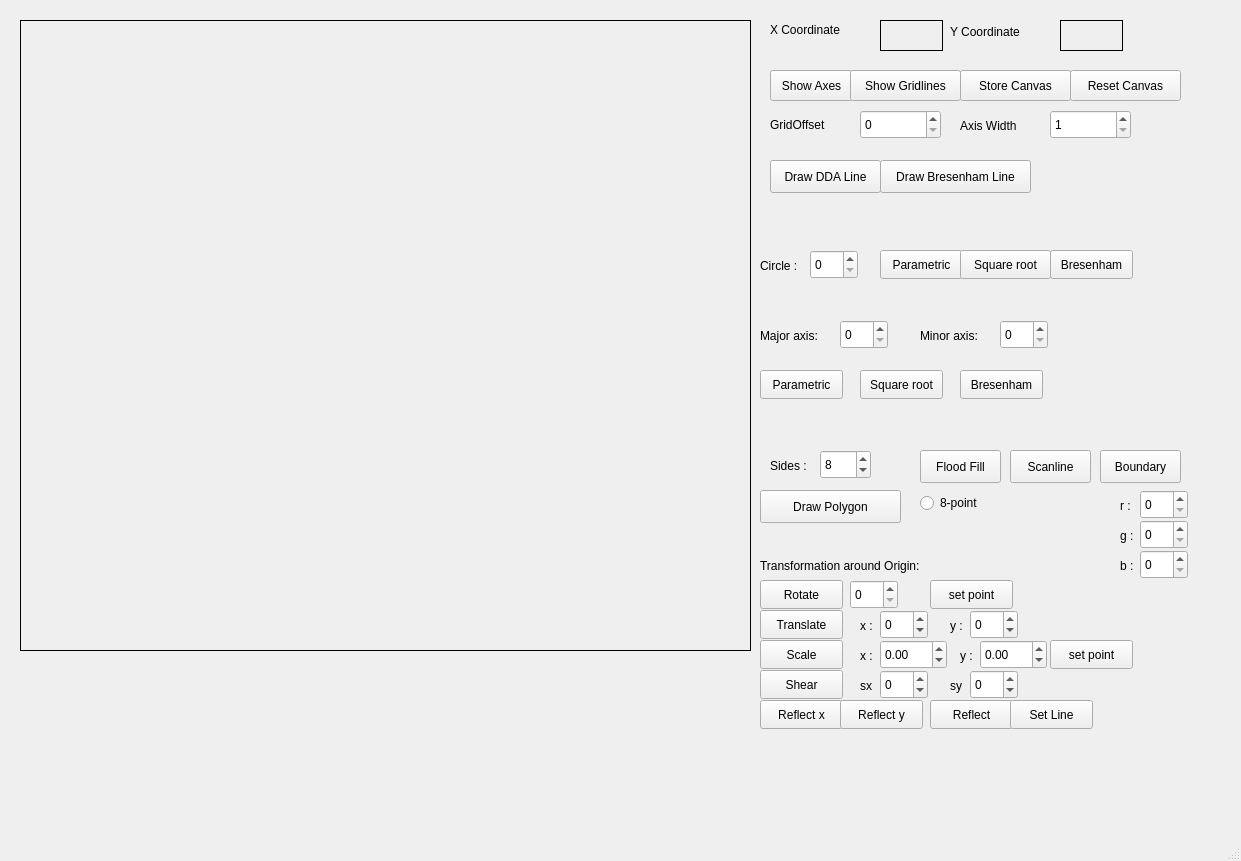
<?xml version="1.0" encoding="UTF-8"?>
<ui version="4.0">
 <class>MainWindow</class>
 <widget class="QMainWindow" name="MainWindow">
  <property name="geometry">
   <rect>
    <x>0</x>
    <y>0</y>
    <width>1241</width>
    <height>861</height>
   </rect>
  </property>
  <property name="windowTitle">
   <string>MainWindow</string>
  </property>
  <widget class="QWidget" name="centralwidget">
   <widget class="QLabel" name="workArea">
    <property name="geometry">
     <rect>
      <x>20</x>
      <y>20</y>
      <width>731</width>
      <height>631</height>
     </rect>
    </property>
    <property name="frameShape">
     <enum>QFrame::Shape::Box</enum>
    </property>
    <property name="text">
     <string/>
    </property>
   </widget>
   <widget class="QLabel" name="label">
    <property name="geometry">
     <rect>
      <x>770</x>
      <y>20</y>
      <width>91</width>
      <height>20</height>
     </rect>
    </property>
    <property name="text">
     <string>X Coordinate</string>
    </property>
   </widget>
   <widget class="QLabel" name="label_2">
    <property name="geometry">
     <rect>
      <x>950</x>
      <y>21</y>
      <width>91</width>
      <height>21</height>
     </rect>
    </property>
    <property name="text">
     <string>Y Coordinate</string>
    </property>
   </widget>
   <widget class="QLabel" name="x_coordinate">
    <property name="geometry">
     <rect>
      <x>880</x>
      <y>20</y>
      <width>63</width>
      <height>31</height>
     </rect>
    </property>
    <property name="frameShape">
     <enum>QFrame::Shape::Box</enum>
    </property>
    <property name="text">
     <string/>
    </property>
   </widget>
   <widget class="QLabel" name="y_coordinate">
    <property name="geometry">
     <rect>
      <x>1060</x>
      <y>20</y>
      <width>63</width>
      <height>31</height>
     </rect>
    </property>
    <property name="frameShape">
     <enum>QFrame::Shape::Box</enum>
    </property>
    <property name="text">
     <string/>
    </property>
   </widget>
   <widget class="QPushButton" name="showAxis">
    <property name="geometry">
     <rect>
      <x>770</x>
      <y>70</y>
      <width>83</width>
      <height>31</height>
     </rect>
    </property>
    <property name="text">
     <string>Show Axes</string>
    </property>
   </widget>
   <widget class="QPushButton" name="gridlines">
    <property name="geometry">
     <rect>
      <x>850</x>
      <y>70</y>
      <width>111</width>
      <height>31</height>
     </rect>
    </property>
    <property name="text">
     <string>Show Gridlines</string>
    </property>
   </widget>
   <widget class="QSpinBox" name="gridOffset">
    <property name="geometry">
     <rect>
      <x>860</x>
      <y>110</y>
      <width>81</width>
      <height>29</height>
     </rect>
    </property>
    <property name="minimum">
     <number>0</number>
    </property>
    <property name="singleStep">
     <number>10</number>
    </property>
   </widget>
   <widget class="QSpinBox" name="axisWidth">
    <property name="geometry">
     <rect>
      <x>1050</x>
      <y>110</y>
      <width>81</width>
      <height>29</height>
     </rect>
    </property>
    <property name="minimum">
     <number>1</number>
    </property>
   </widget>
   <widget class="QLabel" name="label_3">
    <property name="geometry">
     <rect>
      <x>770</x>
      <y>109</y>
      <width>81</width>
      <height>31</height>
     </rect>
    </property>
    <property name="text">
     <string>GridOffset</string>
    </property>
   </widget>
   <widget class="QLabel" name="label_4">
    <property name="geometry">
     <rect>
      <x>960</x>
      <y>110</y>
      <width>81</width>
      <height>31</height>
     </rect>
    </property>
    <property name="text">
     <string>Axis Width</string>
    </property>
   </widget>
   <widget class="QPushButton" name="DDADraw">
    <property name="geometry">
     <rect>
      <x>770</x>
      <y>160</y>
      <width>111</width>
      <height>33</height>
     </rect>
    </property>
    <property name="text">
     <string>Draw DDA Line</string>
    </property>
   </widget>
   <widget class="QPushButton" name="store">
    <property name="geometry">
     <rect>
      <x>960</x>
      <y>70</y>
      <width>111</width>
      <height>31</height>
     </rect>
    </property>
    <property name="text">
     <string>Store Canvas</string>
    </property>
   </widget>
   <widget class="QPushButton" name="reset">
    <property name="geometry">
     <rect>
      <x>1070</x>
      <y>70</y>
      <width>111</width>
      <height>31</height>
     </rect>
    </property>
    <property name="text">
     <string>Reset Canvas</string>
    </property>
   </widget>
   <widget class="QPushButton" name="pushButton">
    <property name="geometry">
     <rect>
      <x>880</x>
      <y>160</y>
      <width>151</width>
      <height>33</height>
     </rect>
    </property>
    <property name="text">
     <string>Draw Bresenham Line</string>
    </property>
   </widget>
   <widget class="QLabel" name="DDA_TIME">
    <property name="geometry">
     <rect>
      <x>770</x>
      <y>200</y>
      <width>111</width>
      <height>31</height>
     </rect>
    </property>
    <property name="text">
     <string/>
    </property>
   </widget>
   <widget class="QLabel" name="Bresenham_TIME">
    <property name="geometry">
     <rect>
      <x>880</x>
      <y>200</y>
      <width>151</width>
      <height>31</height>
     </rect>
    </property>
    <property name="text">
     <string/>
    </property>
   </widget>
   <widget class="QLabel" name="y_coordinate_2">
    <property name="geometry">
     <rect>
      <x>760</x>
      <y>250</y>
      <width>63</width>
      <height>31</height>
     </rect>
    </property>
    <property name="frameShape">
     <enum>QFrame::Shape::NoFrame</enum>
    </property>
    <property name="text">
     <string>Circle : </string>
    </property>
   </widget>
   <widget class="QSpinBox" name="radius">
    <property name="geometry">
     <rect>
      <x>810</x>
      <y>250</y>
      <width>48</width>
      <height>29</height>
     </rect>
    </property>
   </widget>
   <widget class="QPushButton" name="parametric">
    <property name="geometry">
     <rect>
      <x>880</x>
      <y>250</y>
      <width>83</width>
      <height>29</height>
     </rect>
    </property>
    <property name="text">
     <string>Parametric</string>
    </property>
   </widget>
   <widget class="QPushButton" name="sqrt_btn">
    <property name="geometry">
     <rect>
      <x>960</x>
      <y>250</y>
      <width>91</width>
      <height>29</height>
     </rect>
    </property>
    <property name="text">
     <string>Square root</string>
    </property>
   </widget>
   <widget class="QPushButton" name="bresenham_circle">
    <property name="geometry">
     <rect>
      <x>1050</x>
      <y>250</y>
      <width>83</width>
      <height>29</height>
     </rect>
    </property>
    <property name="text">
     <string>Bresenham</string>
    </property>
   </widget>
   <widget class="QSpinBox" name="major_axis">
    <property name="geometry">
     <rect>
      <x>840</x>
      <y>320</y>
      <width>48</width>
      <height>29</height>
     </rect>
    </property>
   </widget>
   <widget class="QLabel" name="y_coordinate_3">
    <property name="geometry">
     <rect>
      <x>760</x>
      <y>320</y>
      <width>81</width>
      <height>31</height>
     </rect>
    </property>
    <property name="frameShape">
     <enum>QFrame::Shape::NoFrame</enum>
    </property>
    <property name="text">
     <string>Major axis:</string>
    </property>
   </widget>
   <widget class="QLabel" name="y_coordinate_4">
    <property name="geometry">
     <rect>
      <x>920</x>
      <y>320</y>
      <width>81</width>
      <height>31</height>
     </rect>
    </property>
    <property name="frameShape">
     <enum>QFrame::Shape::NoFrame</enum>
    </property>
    <property name="text">
     <string>Minor axis:</string>
    </property>
   </widget>
   <widget class="QSpinBox" name="minoraxis">
    <property name="geometry">
     <rect>
      <x>1000</x>
      <y>320</y>
      <width>48</width>
      <height>29</height>
     </rect>
    </property>
   </widget>
   <widget class="QPushButton" name="e_parametric">
    <property name="geometry">
     <rect>
      <x>760</x>
      <y>370</y>
      <width>83</width>
      <height>29</height>
     </rect>
    </property>
    <property name="text">
     <string>Parametric</string>
    </property>
   </widget>
   <widget class="QPushButton" name="e_sqrt">
    <property name="geometry">
     <rect>
      <x>860</x>
      <y>370</y>
      <width>83</width>
      <height>29</height>
     </rect>
    </property>
    <property name="text">
     <string>Square root</string>
    </property>
   </widget>
   <widget class="QPushButton" name="e_bresenham">
    <property name="geometry">
     <rect>
      <x>960</x>
      <y>370</y>
      <width>83</width>
      <height>29</height>
     </rect>
    </property>
    <property name="text">
     <string>Bresenham</string>
    </property>
   </widget>
   <widget class="QLabel" name="c_sqrt_time">
    <property name="geometry">
     <rect>
      <x>960</x>
      <y>290</y>
      <width>91</width>
      <height>21</height>
     </rect>
    </property>
    <property name="text">
     <string/>
    </property>
   </widget>
   <widget class="QLabel" name="c_para_time">
    <property name="geometry">
     <rect>
      <x>870</x>
      <y>290</y>
      <width>91</width>
      <height>21</height>
     </rect>
    </property>
    <property name="text">
     <string/>
    </property>
   </widget>
   <widget class="QLabel" name="c_bres_time">
    <property name="geometry">
     <rect>
      <x>1060</x>
      <y>290</y>
      <width>91</width>
      <height>21</height>
     </rect>
    </property>
    <property name="text">
     <string/>
    </property>
   </widget>
   <widget class="QLabel" name="e_para_time">
    <property name="geometry">
     <rect>
      <x>760</x>
      <y>410</y>
      <width>91</width>
      <height>21</height>
     </rect>
    </property>
    <property name="text">
     <string/>
    </property>
   </widget>
   <widget class="QLabel" name="e_sqrt_time">
    <property name="geometry">
     <rect>
      <x>860</x>
      <y>410</y>
      <width>91</width>
      <height>21</height>
     </rect>
    </property>
    <property name="text">
     <string/>
    </property>
   </widget>
   <widget class="QLabel" name="e_bre_time">
    <property name="geometry">
     <rect>
      <x>960</x>
      <y>410</y>
      <width>91</width>
      <height>21</height>
     </rect>
    </property>
    <property name="text">
     <string/>
    </property>
   </widget>
   <widget class="QSpinBox" name="noOfSides">
    <property name="geometry">
     <rect>
      <x>820</x>
      <y>450</y>
      <width>51</width>
      <height>29</height>
     </rect>
    </property>
    <property name="value">
     <number>8</number>
    </property>
   </widget>
   <widget class="QLabel" name="y_coordinate_5">
    <property name="geometry">
     <rect>
      <x>770</x>
      <y>450</y>
      <width>41</width>
      <height>31</height>
     </rect>
    </property>
    <property name="frameShape">
     <enum>QFrame::Shape::NoFrame</enum>
    </property>
    <property name="text">
     <string>Sides : </string>
    </property>
   </widget>
   <widget class="QPushButton" name="DrawPoly">
    <property name="geometry">
     <rect>
      <x>760</x>
      <y>490</y>
      <width>141</width>
      <height>33</height>
     </rect>
    </property>
    <property name="text">
     <string>Draw Polygon</string>
    </property>
   </widget>
   <widget class="QPushButton" name="fillP">
    <property name="geometry">
     <rect>
      <x>920</x>
      <y>450</y>
      <width>81</width>
      <height>33</height>
     </rect>
    </property>
    <property name="text">
     <string>Flood Fill</string>
    </property>
   </widget>
   <widget class="QPushButton" name="scanlineP">
    <property name="geometry">
     <rect>
      <x>1010</x>
      <y>450</y>
      <width>81</width>
      <height>33</height>
     </rect>
    </property>
    <property name="text">
     <string>Scanline</string>
    </property>
   </widget>
   <widget class="QLabel" name="ff_time">
    <property name="geometry">
     <rect>
      <x>920</x>
      <y>520</y>
      <width>91</width>
      <height>21</height>
     </rect>
    </property>
    <property name="text">
     <string/>
    </property>
   </widget>
   <widget class="QLabel" name="sf_time">
    <property name="geometry">
     <rect>
      <x>1010</x>
      <y>490</y>
      <width>91</width>
      <height>21</height>
     </rect>
    </property>
    <property name="text">
     <string/>
    </property>
   </widget>
   <widget class="QPushButton" name="bFill">
    <property name="geometry">
     <rect>
      <x>1100</x>
      <y>450</y>
      <width>81</width>
      <height>33</height>
     </rect>
    </property>
    <property name="text">
     <string>Boundary</string>
    </property>
   </widget>
   <widget class="QSpinBox" name="r">
    <property name="geometry">
     <rect>
      <x>1140</x>
      <y>490</y>
      <width>48</width>
      <height>29</height>
     </rect>
    </property>
    <property name="maximum">
     <number>255</number>
    </property>
   </widget>
   <widget class="QSpinBox" name="g">
    <property name="geometry">
     <rect>
      <x>1140</x>
      <y>520</y>
      <width>48</width>
      <height>29</height>
     </rect>
    </property>
    <property name="maximum">
     <number>255</number>
    </property>
   </widget>
   <widget class="QSpinBox" name="b">
    <property name="geometry">
     <rect>
      <x>1140</x>
      <y>550</y>
      <width>48</width>
      <height>29</height>
     </rect>
    </property>
    <property name="maximum">
     <number>255</number>
    </property>
   </widget>
   <widget class="QLabel" name="r_value">
    <property name="geometry">
     <rect>
      <x>1120</x>
      <y>490</y>
      <width>16</width>
      <height>31</height>
     </rect>
    </property>
    <property name="frameShape">
     <enum>QFrame::Shape::NoFrame</enum>
    </property>
    <property name="text">
     <string>r :</string>
    </property>
   </widget>
   <widget class="QLabel" name="r_value_2">
    <property name="geometry">
     <rect>
      <x>1120</x>
      <y>550</y>
      <width>16</width>
      <height>31</height>
     </rect>
    </property>
    <property name="frameShape">
     <enum>QFrame::Shape::NoFrame</enum>
    </property>
    <property name="text">
     <string>b :</string>
    </property>
   </widget>
   <widget class="QLabel" name="r_value_3">
    <property name="geometry">
     <rect>
      <x>1120</x>
      <y>520</y>
      <width>16</width>
      <height>31</height>
     </rect>
    </property>
    <property name="frameShape">
     <enum>QFrame::Shape::NoFrame</enum>
    </property>
    <property name="text">
     <string>g :</string>
    </property>
   </widget>
   <widget class="QRadioButton" name="radioButton">
    <property name="geometry">
     <rect>
      <x>920</x>
      <y>490</y>
      <width>81</width>
      <height>26</height>
     </rect>
    </property>
    <property name="text">
     <string>8-point</string>
    </property>
   </widget>
   <widget class="QLabel" name="y_coordinate_6">
    <property name="geometry">
     <rect>
      <x>760</x>
      <y>550</y>
      <width>201</width>
      <height>31</height>
     </rect>
    </property>
    <property name="frameShape">
     <enum>QFrame::Shape::NoFrame</enum>
    </property>
    <property name="text">
     <string>Transformation around Origin:</string>
    </property>
   </widget>
   <widget class="QPushButton" name="rotateO">
    <property name="geometry">
     <rect>
      <x>760</x>
      <y>580</y>
      <width>83</width>
      <height>29</height>
     </rect>
    </property>
    <property name="text">
     <string>Rotate</string>
    </property>
   </widget>
   <widget class="QSpinBox" name="angleO">
    <property name="geometry">
     <rect>
      <x>850</x>
      <y>580</y>
      <width>48</width>
      <height>29</height>
     </rect>
    </property>
    <property name="maximum">
     <number>360</number>
    </property>
   </widget>
   <widget class="QPushButton" name="translateO">
    <property name="geometry">
     <rect>
      <x>760</x>
      <y>610</y>
      <width>83</width>
      <height>29</height>
     </rect>
    </property>
    <property name="text">
     <string>Translate</string>
    </property>
   </widget>
   <widget class="QLabel" name="y_coordinate_7">
    <property name="geometry">
     <rect>
      <x>860</x>
      <y>610</y>
      <width>16</width>
      <height>31</height>
     </rect>
    </property>
    <property name="frameShape">
     <enum>QFrame::Shape::NoFrame</enum>
    </property>
    <property name="text">
     <string>x :</string>
    </property>
   </widget>
   <widget class="QLabel" name="r_value_4">
    <property name="geometry">
     <rect>
      <x>950</x>
      <y>610</y>
      <width>16</width>
      <height>31</height>
     </rect>
    </property>
    <property name="frameShape">
     <enum>QFrame::Shape::NoFrame</enum>
    </property>
    <property name="text">
     <string>y :</string>
    </property>
   </widget>
   <widget class="QSpinBox" name="x_translateO">
    <property name="geometry">
     <rect>
      <x>880</x>
      <y>610</y>
      <width>48</width>
      <height>29</height>
     </rect>
    </property>
    <property name="minimum">
     <number>-200</number>
    </property>
    <property name="maximum">
     <number>200</number>
    </property>
   </widget>
   <widget class="QSpinBox" name="y_translateO">
    <property name="geometry">
     <rect>
      <x>970</x>
      <y>610</y>
      <width>48</width>
      <height>29</height>
     </rect>
    </property>
    <property name="minimum">
     <number>-200</number>
    </property>
    <property name="maximum">
     <number>200</number>
    </property>
   </widget>
   <widget class="QPushButton" name="scaleO">
    <property name="geometry">
     <rect>
      <x>760</x>
      <y>640</y>
      <width>83</width>
      <height>29</height>
     </rect>
    </property>
    <property name="text">
     <string>Scale</string>
    </property>
   </widget>
   <widget class="QLabel" name="r_value_5">
    <property name="geometry">
     <rect>
      <x>960</x>
      <y>640</y>
      <width>16</width>
      <height>31</height>
     </rect>
    </property>
    <property name="frameShape">
     <enum>QFrame::Shape::NoFrame</enum>
    </property>
    <property name="text">
     <string>y :</string>
    </property>
   </widget>
   <widget class="QLabel" name="y_coordinate_8">
    <property name="geometry">
     <rect>
      <x>860</x>
      <y>640</y>
      <width>16</width>
      <height>31</height>
     </rect>
    </property>
    <property name="frameShape">
     <enum>QFrame::Shape::NoFrame</enum>
    </property>
    <property name="text">
     <string>x :</string>
    </property>
   </widget>
   <widget class="QPushButton" name="shearO">
    <property name="geometry">
     <rect>
      <x>760</x>
      <y>670</y>
      <width>83</width>
      <height>29</height>
     </rect>
    </property>
    <property name="text">
     <string>Shear</string>
    </property>
   </widget>
   <widget class="QLabel" name="y_coordinate_9">
    <property name="geometry">
     <rect>
      <x>860</x>
      <y>670</y>
      <width>16</width>
      <height>31</height>
     </rect>
    </property>
    <property name="frameShape">
     <enum>QFrame::Shape::NoFrame</enum>
    </property>
    <property name="text">
     <string>sx :</string>
    </property>
   </widget>
   <widget class="QSpinBox" name="y_shearO">
    <property name="geometry">
     <rect>
      <x>970</x>
      <y>670</y>
      <width>48</width>
      <height>29</height>
     </rect>
    </property>
    <property name="minimum">
     <number>-200</number>
    </property>
    <property name="maximum">
     <number>200</number>
    </property>
   </widget>
   <widget class="QLabel" name="r_value_6">
    <property name="geometry">
     <rect>
      <x>950</x>
      <y>670</y>
      <width>16</width>
      <height>31</height>
     </rect>
    </property>
    <property name="frameShape">
     <enum>QFrame::Shape::NoFrame</enum>
    </property>
    <property name="text">
     <string>sy :</string>
    </property>
   </widget>
   <widget class="QSpinBox" name="x_shearO">
    <property name="geometry">
     <rect>
      <x>880</x>
      <y>670</y>
      <width>48</width>
      <height>29</height>
     </rect>
    </property>
    <property name="minimum">
     <number>-200</number>
    </property>
    <property name="maximum">
     <number>200</number>
    </property>
   </widget>
   <widget class="QPushButton" name="reflectx">
    <property name="geometry">
     <rect>
      <x>760</x>
      <y>700</y>
      <width>83</width>
      <height>29</height>
     </rect>
    </property>
    <property name="text">
     <string>Reflect x</string>
    </property>
   </widget>
   <widget class="QPushButton" name="reflecty">
    <property name="geometry">
     <rect>
      <x>840</x>
      <y>700</y>
      <width>83</width>
      <height>29</height>
     </rect>
    </property>
    <property name="text">
     <string>Reflect y</string>
    </property>
   </widget>
   <widget class="QDoubleSpinBox" name="x_scaleO">
    <property name="geometry">
     <rect>
      <x>880</x>
      <y>640</y>
      <width>67</width>
      <height>29</height>
     </rect>
    </property>
    <property name="minimum">
     <double>-99.989999999999995</double>
    </property>
   </widget>
   <widget class="QDoubleSpinBox" name="y_scaleO">
    <property name="geometry">
     <rect>
      <x>980</x>
      <y>640</y>
      <width>67</width>
      <height>29</height>
     </rect>
    </property>
    <property name="minimum">
     <double>-99.989999999999995</double>
    </property>
   </widget>
   <widget class="QPushButton" name="setRotP">
    <property name="geometry">
     <rect>
      <x>930</x>
      <y>580</y>
      <width>83</width>
      <height>29</height>
     </rect>
    </property>
    <property name="text">
     <string>set point</string>
    </property>
   </widget>
   <widget class="QPushButton" name="setScaleP">
    <property name="geometry">
     <rect>
      <x>1050</x>
      <y>640</y>
      <width>83</width>
      <height>29</height>
     </rect>
    </property>
    <property name="text">
     <string>set point</string>
    </property>
   </widget>
   <widget class="QPushButton" name="pushButton_2">
    <property name="geometry">
     <rect>
      <x>930</x>
      <y>700</y>
      <width>83</width>
      <height>29</height>
     </rect>
    </property>
    <property name="text">
     <string>Reflect</string>
    </property>
   </widget>
   <widget class="QPushButton" name="setLineRef">
    <property name="geometry">
     <rect>
      <x>1010</x>
      <y>700</y>
      <width>83</width>
      <height>29</height>
     </rect>
    </property>
    <property name="text">
     <string>Set Line</string>
    </property>
   </widget>
  </widget>
  <widget class="QMenuBar" name="menubar">
   <property name="geometry">
    <rect>
     <x>0</x>
     <y>0</y>
     <width>1241</width>
     <height>25</height>
    </rect>
   </property>
  </widget>
  <widget class="QStatusBar" name="statusbar"/>
 </widget>
 <resources/>
 <connections/>
</ui>
